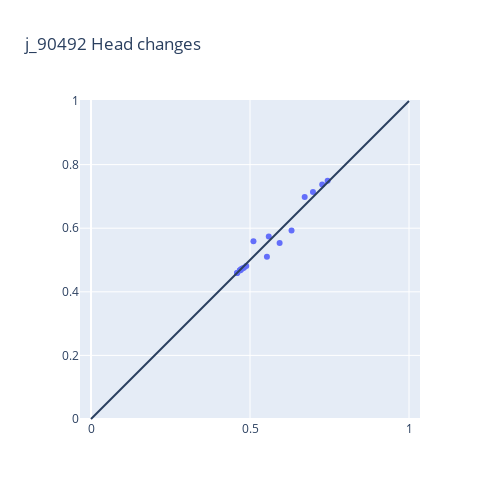

This figure's notebook cell:
### Code cell
fig = utils.plot_head_changes(node_name, single_node_x, single_node_y)
fig.show()

### Figure 1 — Plotly figure (JSON) as saved in the notebook; plotly's stock layout.template omitted (floating-point values rounded to 4 significant figures)
{"data": [{"mode": "markers", "type": "scatter", "x": [0.7442, 0.698, 0.559, 0.6719, 0.7271, 0.4593, 0.4882, 0.4809, 0.5931, 0.4687, 0.4757, 0.4733, 0.47, 0.4593, 0.5532, 0.6306, 0.5109, 0.4677], "y": [0.749, 0.7142, 0.5741, 0.698, 0.7371, 0.4593, 0.4809, 0.4757, 0.5532, 0.4677, 0.4733, 0.4715, 0.4687, 0.4593, 0.5104, 0.5931, 0.559, 0.4668]}], "layout": {"height": 500, "shapes": [{"type": "line", "x0": 0, "x1": 1, "y0": 0, "y1": 1}], "title": {"text": "j_90492 Head changes"}, "width": 500, "yaxis": {"scaleanchor": "x", "scaleratio": 1}}}
